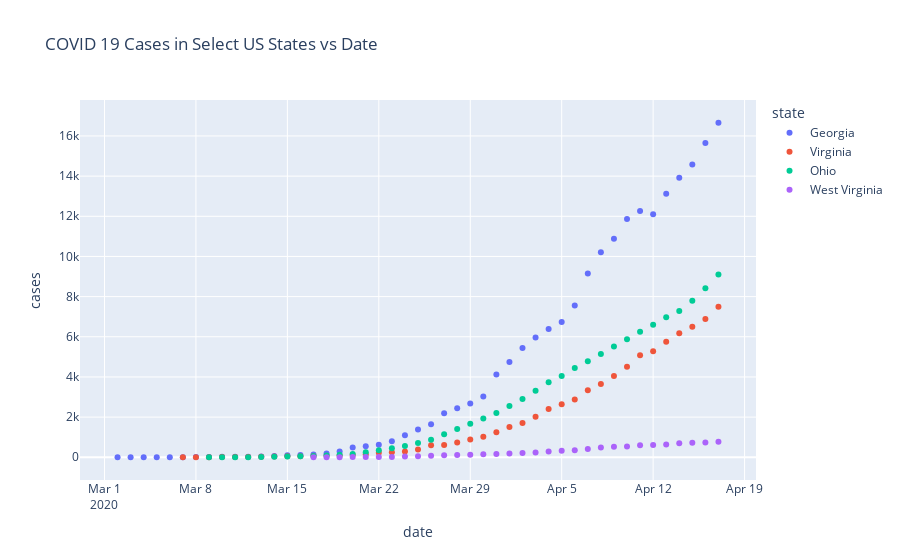

Write notebook code for a chart like this one.
### Code cell
px.scatter(va, x='date', y='cases', color='state', title="COVID 19 Cases in Select US States vs Date")

### Figure 1 — Plotly figure (JSON) as saved in the notebook; plotly's stock layout.template omitted (floating-point values rounded to 4 significant figures)
{"data": [{"hovertemplate": "state=Georgia<br>date=%{x}<br>cases=%{y}<extra></extra>", "legendgroup": "Georgia", "marker": {"color": "#636efa", "symbol": "circle"}, "mode": "markers", "name": "Georgia", "showlegend": true, "type": "scatter", "x": ["2020-03-02", "2020-03-03", "2020-03-04", "2020-03-05", "2020-03-06", "2020-03-07", "2020-03-08", "2020-03-09", "2020-03-10", "2020-03-11", "2020-03-12", "2020-03-13", "2020-03-14", "2020-03-15", "2020-03-16", "2020-03-17", "2020-03-18", "2020-03-19", "2020-03-20", "2020-03-21", "2020-03-22", "2020-03-23", "2020-03-24", "2020-03-25", "2020-03-26", "2020-03-27", "2020-03-28", "2020-03-29", "2020-03-30", "2020-03-31", "2020-04-01", "2020-04-02", "2020-04-03", "2020-04-04", "2020-04-05", "2020-04-06", "2020-04-07", "2020-04-08", "2020-04-09", "2020-04-10", "2020-04-11", "2020-04-12", "2020-04-13", "2020-04-14", "2020-04-15", "2020-04-16", "2020-04-17"], "xaxis": "x", "y": [2, 2, 2, 2, 3, 7, 11, 17, 22, 31, 31, 41, 65, 97, 118, 142, 193, 282, 482, 552, 620, 800, 1097, 1387, 1643, 2198, 2447, 2683, 3032, 4117, 4748, 5444, 5967, 6383, 6742, 7558, 9156, 10204, 10885, 11859, 12261, 12103, 13125, 13913, 14583, 15644, 16658], "yaxis": "y"}, {"hovertemplate": "state=Virginia<br>date=%{x}<br>cases=%{y}<extra></extra>", "legendgroup": "Virginia", "marker": {"color": "#EF553B", "symbol": "circle"}, "mode": "markers", "name": "Virginia", "showlegend": true, "type": "scatter", "x": ["2020-03-07", "2020-03-08", "2020-03-09", "2020-03-10", "2020-03-11", "2020-03-12", "2020-03-13", "2020-03-14", "2020-03-15", "2020-03-16", "2020-03-17", "2020-03-18", "2020-03-19", "2020-03-20", "2020-03-21", "2020-03-22", "2020-03-23", "2020-03-24", "2020-03-25", "2020-03-26", "2020-03-27", "2020-03-28", "2020-03-29", "2020-03-30", "2020-03-31", "2020-04-01", "2020-04-02", "2020-04-03", "2020-04-04", "2020-04-05", "2020-04-06", "2020-04-07", "2020-04-08", "2020-04-09", "2020-04-10", "2020-04-11", "2020-04-12", "2020-04-13", "2020-04-14", "2020-04-15", "2020-04-16", "2020-04-17"], "xaxis": "x", "y": [1, 2, 5, 8, 10, 17, 30, 42, 45, 51, 67, 78, 94, 115, 152, 219, 254, 290, 391, 604, 606, 740, 890, 1021, 1250, 1511, 1706, 2012, 2407, 2637, 2878, 3333, 3645, 4042, 4509, 5077, 5274, 5747, 6171, 6500, 6889, 7491], "yaxis": "y"}, {"hovertemplate": "state=Ohio<br>date=%{x}<br>cases=%{y}<extra></extra>", "legendgroup": "Ohio", "marker": {"color": "#00cc96", "symbol": "circle"}, "mode": "markers", "name": "Ohio", "showlegend": true, "type": "scatter", "x": ["2020-03-09", "2020-03-10", "2020-03-11", "2020-03-12", "2020-03-13", "2020-03-14", "2020-03-15", "2020-03-16", "2020-03-17", "2020-03-18", "2020-03-19", "2020-03-20", "2020-03-21", "2020-03-22", "2020-03-23", "2020-03-24", "2020-03-25", "2020-03-26", "2020-03-27", "2020-03-28", "2020-03-29", "2020-03-30", "2020-03-31", "2020-04-01", "2020-04-02", "2020-04-03", "2020-04-04", "2020-04-05", "2020-04-06", "2020-04-07", "2020-04-08", "2020-04-09", "2020-04-10", "2020-04-11", "2020-04-12", "2020-04-13", "2020-04-14", "2020-04-15", "2020-04-16", "2020-04-17"], "xaxis": "x", "y": [3, 3, 4, 5, 13, 26, 37, 50, 67, 90, 120, 169, 247, 351, 444, 564, 706, 867, 1144, 1406, 1665, 1933, 2199, 2547, 2902, 3312, 3739, 4043, 4450, 4782, 5148, 5512, 5878, 6250, 6604, 6975, 7280, 7791, 8414, 9107], "yaxis": "y"}, {"hovertemplate": "state=West Virginia<br>date=%{x}<br>cases=%{y}<extra></extra>", "legendgroup": "West Virginia", "marker": {"color": "#ab63fa", "symbol": "circle"}, "mode": "markers", "name": "West Virginia", "showlegend": true, "type": "scatter", "x": ["2020-03-17", "2020-03-18", "2020-03-19", "2020-03-20", "2020-03-21", "2020-03-22", "2020-03-23", "2020-03-24", "2020-03-25", "2020-03-26", "2020-03-27", "2020-03-28", "2020-03-29", "2020-03-30", "2020-03-31", "2020-04-01", "2020-04-02", "2020-04-03", "2020-04-04", "2020-04-05", "2020-04-06", "2020-04-07", "2020-04-08", "2020-04-09", "2020-04-10", "2020-04-11", "2020-04-12", "2020-04-13", "2020-04-14", "2020-04-15", "2020-04-16", "2020-04-17"], "xaxis": "x", "y": [1, 2, 5, 8, 12, 16, 16, 39, 51, 76, 96, 113, 124, 145, 162, 191, 217, 242, 282, 324, 345, 412, 483, 524, 537, 593, 615, 638, 697, 725, 739, 776], "yaxis": "y"}], "layout": {"legend": {"title": {"text": "state"}, "tracegroupgap": 0}, "title": {"text": "COVID 19 Cases in Select US States vs Date"}, "xaxis": {"anchor": "y", "domain": [0, 1], "title": {"text": "date"}}, "yaxis": {"anchor": "x", "domain": [0, 1], "title": {"text": "cases"}}}}
